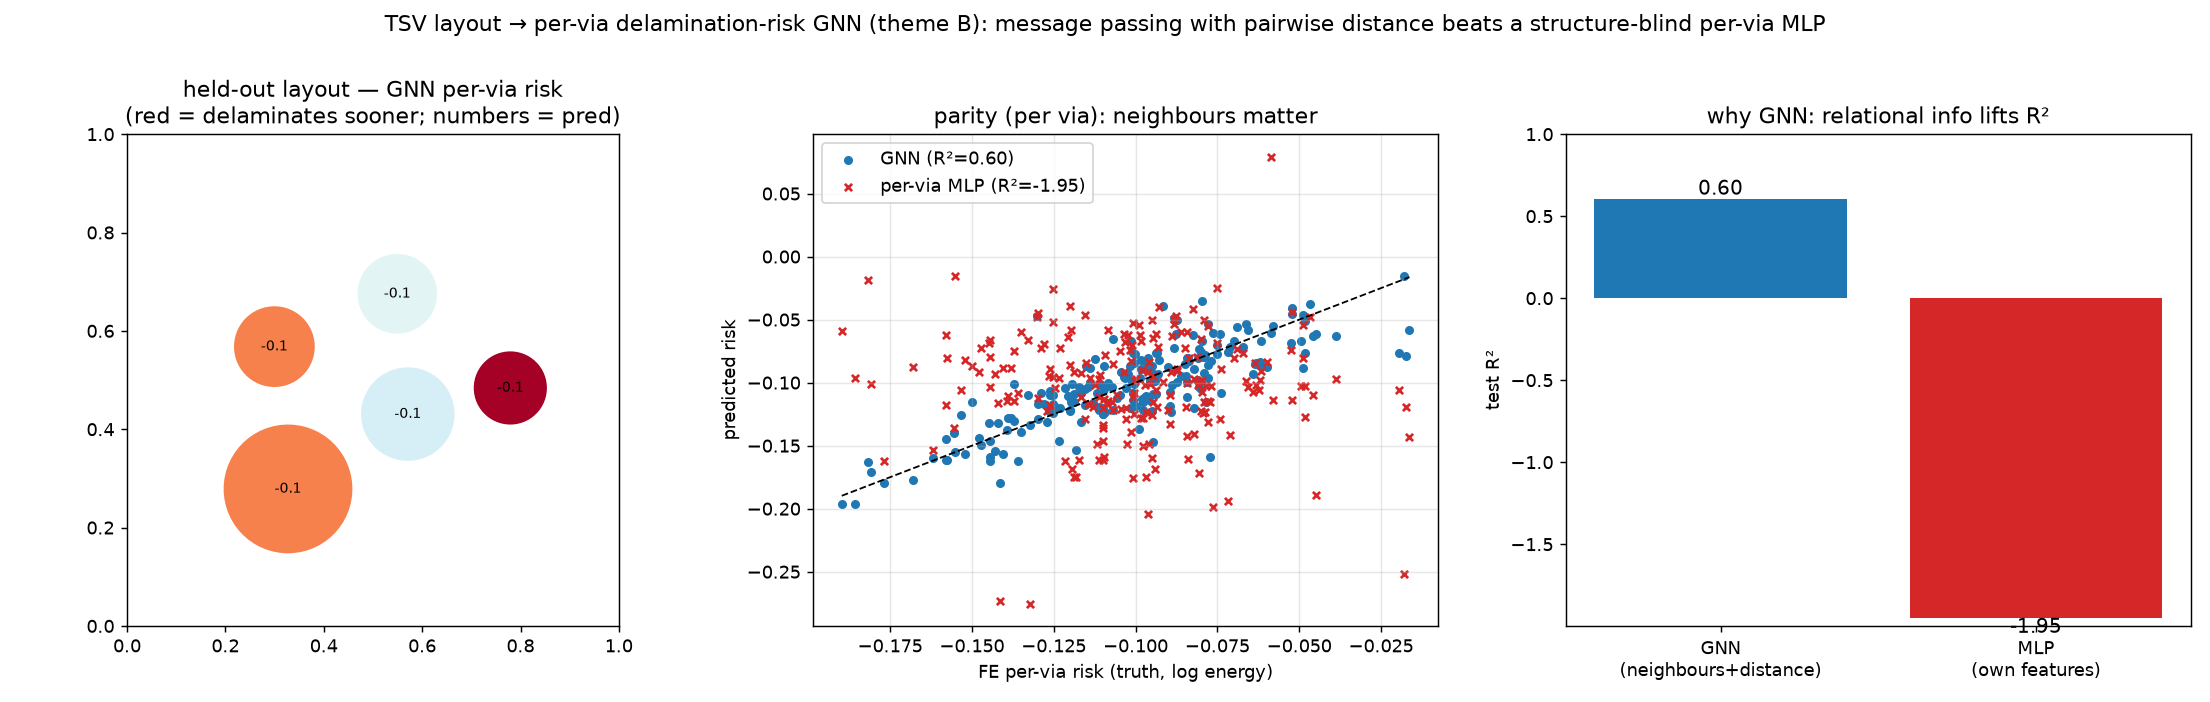

This chart was generated by the following Python code:
"""tsv_layout_gnn.py — theme B main step (research/RESEARCH_THEMES_muramatsu.md):
a graph neural network predicting *per-via* delamination risk from a TSV layout,
learned from finite-element ground truth. It makes the "why GNN" argument
concrete and fair: a via's risk is raised by its NEIGHBOURS (nearby vias / the
die edge concentrate interface stress), so message passing over the via graph —
with pairwise distance as an edge feature — beats a per-via MLP that sees only
the via's own features.

Pipeline:
  1. FE ground truth (cheap, physical): one *linear* thermoelastic solve at unit
     thermal load for a random multi-via Cu-in-Si layout. Per via, the peak
     interface elastic-energy density around it = its delamination risk
     (log10 energy; higher = delaminates sooner). Neighbour vias raise it — an
     interaction the linear solve captures. Consistent with the nonlinear
     phase-field demo tsv_interface_fracture.py ⑭.
  2. Graph: vias = nodes (features x, y, r, distance-to-edge); message passing
     uses edge features (centre distance, surface gap) — the relational signal.
  3. Baseline: same-capacity per-via MLP on OWN features only (no neighbours).
     The R² gap = the value of relational information.

Honest scope: linear-elastic risk proxy (no nonlinear propagation), illustrative
scaled thermal load, small random layouts (2–5 vias), minimal MPNN (repo core
uses GATv2). Concept seed for the theme-B reliability surrogate. Reuses
build_mesh (⑬).

Run:  python3 tsv_layout_gnn.py        (writes tsv_layout_gnn.png)
      python3 tsv_layout_gnn.py --help
"""
from __future__ import annotations

import argparse

import numpy as np
import scipy.sparse as sp
import scipy.sparse.linalg as spla
import torch
import torch.nn as nn

from phasefield_fracture_warmstart import build_mesh

SEED = 20260725
NU = 0.3
E_CU, E_SI = 1.1, 1.6
A_CU, A_SI = 1.0, 0.153
ELL = 0.03
MAXV = 5


def cmat(Emod):
    lam = Emod * NU / ((1 + NU) * (1 - 2 * NU)); mu = Emod / (2 * (1 + NU))
    return np.array([[lam + 2 * mu, lam, 0], [lam, lam + 2 * mu, 0], [0, 0, mu]])


def fe_geometry(n):
    nodes, tris = build_mesh(n)
    nel = len(tris); N = len(nodes)
    B = np.zeros((nel, 3, 6)); area = np.zeros(nel)
    for e, t in enumerate(tris):
        p = nodes[t]; x, y = p[:, 0], p[:, 1]
        A = 0.5 * ((x[1] - x[0]) * (y[2] - y[0]) - (x[2] - x[0]) * (y[1] - y[0]))
        b = np.array([y[1] - y[2], y[2] - y[0], y[0] - y[1]]) / (2 * A)
        c = np.array([x[2] - x[1], x[0] - x[2], x[1] - x[0]]) / (2 * A)
        area[e] = abs(A)
        for k in range(3):
            B[e, 0, 2 * k] = b[k]; B[e, 1, 2 * k + 1] = c[k]
            B[e, 2, 2 * k] = c[k]; B[e, 2, 2 * k + 1] = b[k]
    C1 = cmat(1.0)
    Ke0u = np.einsum("e,eki,kl,elj->eij", area, B, C1, B)
    fthu = np.einsum("e,eki,k->ei", area, B, C1 @ np.array([1.0, 1.0, 0.0]))
    udof = np.zeros((nel, 6), np.int64); udof[:, 0::2] = 2 * tris; udof[:, 1::2] = 2 * tris + 1
    rows = np.repeat(udof, 6, axis=1).ravel(); cols = np.tile(udof, (1, 6)).ravel()
    x, y = nodes[:, 0], nodes[:, 1]
    edge = np.where((x < 1e-9) | (x > 1 - 1e-9) | (y < 1e-9) | (y > 1 - 1e-9))[0]
    fixdof = np.concatenate([2 * edge, 2 * edge + 1]); free = np.setdiff1d(np.arange(2 * N), fixdof)
    cent = nodes[tris].mean(axis=1)
    return dict(N=N, B=B, Ke0u=Ke0u, fthu=fthu, udof=udof, rows=rows, cols=cols,
                free=free, cent=cent, C1=C1)


def risk_per_via(G, vias):
    cent = G["cent"]
    dc = np.stack([np.hypot(cent[:, 0] - cx, cent[:, 1] - cy) for (cx, cy, r) in vias])
    radii = np.array([r for (_, _, r) in vias])[:, None]
    incu = (dc < radii).any(axis=0)
    Emod = np.where(incu, E_CU, E_SI); alpha = np.where(incu, A_CU, A_SI)
    N = G["N"]
    K = sp.csr_matrix(((G["Ke0u"] * Emod[:, None, None]).ravel(), (G["rows"], G["cols"])),
                      shape=(2 * N, 2 * N))
    f = np.bincount(G["udof"].ravel(),
                    weights=((Emod * alpha)[:, None] * G["fthu"]).ravel(), minlength=2 * N)
    u = np.zeros(2 * N)
    u[G["free"]] = spla.spsolve(K[np.ix_(G["free"], G["free"])].tocsc(), f[G["free"]])
    eps = np.einsum("eij,ej->ei", G["B"], u[G["udof"]]) - alpha[:, None] * np.array([1.0, 1.0, 0.0])
    psi = 0.5 * Emod * np.einsum("ei,ij,ej->e", eps, G["C1"], eps)
    risk = []
    for i, (cx, cy, r) in enumerate(vias):
        band = np.abs(dc[i] - r) < 1.5 * ELL
        peak = np.quantile(psi[band], 0.9) if band.any() else psi.max()
        risk.append(float(np.log10(peak + 1e-30)))
    return np.array(risk)


def rand_layout(rng):
    n = rng.integers(2, MAXV + 1); vias = []
    for _ in range(200):
        if len(vias) == n:
            break
        r = rng.uniform(0.07, 0.13); cx, cy = rng.uniform(0.22, 0.78, size=2)
        if all(np.hypot(cx - vx, cy - vy) > (r + vr + 0.015) for vx, vy, vr in vias):
            vias.append((cx, cy, r))
    return vias


def feats(vias):
    v = np.array(vias)
    edge_dist = np.minimum.reduce([v[:, 0], 1 - v[:, 0], v[:, 1], 1 - v[:, 1]]) - v[:, 2]
    X = np.column_stack([v[:, 0], v[:, 1], v[:, 2], edge_dist])   # node features
    P = v[:, :3].copy()                                           # x,y,r for geometry
    return X, P


class MPNN(nn.Module):
    """Padded batched message-passing net; edge features = centre distance & gap."""
    def __init__(self, fin=4, h=32):
        super().__init__()
        self.enc = nn.Linear(fin, h)
        self.m1 = nn.Sequential(nn.Linear(2 * h + 2, h), nn.SiLU(), nn.Linear(h, h))
        self.u1 = nn.Sequential(nn.Linear(2 * h, h), nn.SiLU(), nn.Linear(h, h))
        self.m2 = nn.Sequential(nn.Linear(2 * h + 2, h), nn.SiLU(), nn.Linear(h, h))
        self.u2 = nn.Sequential(nn.Linear(2 * h, h), nn.SiLU(), nn.Linear(h, h))
        self.head = nn.Sequential(nn.Linear(h, h), nn.SiLU(), nn.Linear(h, 1))

    def mp(self, H, E, adj, msg, upd):
        B, n, h = H.shape
        Hi = H[:, :, None, :].expand(B, n, n, h)
        Hj = H[:, None, :, :].expand(B, n, n, h)
        m = msg(torch.cat([Hi, Hj, E], -1)) * adj[..., None]     # (B,n,n,h), masked
        magg = m.sum(2) / (adj.sum(2, keepdim=True) + 1e-9)      # mean over valid neighbours
        return upd(torch.cat([H, magg], -1)) + H                 # residual

    def forward(self, X, P, mask):
        B, n, _ = X.shape
        dx = P[:, :, 0:1] - P[:, None, :, 0]
        dy = P[:, :, 1:2] - P[:, None, :, 1]
        dist = torch.sqrt(dx * dx + dy * dy + 1e-9)
        gap = dist - P[:, :, 2:3] - P[:, None, :, 2]
        E = torch.stack([dist, gap], -1)                          # (B,n,n,2)
        eye = torch.eye(n)[None]
        adj = mask[:, None, :] * (1 - eye)                        # valid neighbours, no self
        H = torch.relu(self.enc(X))
        H = self.mp(H, E, adj, self.m1, self.u1)
        H = self.mp(H, E, adj, self.m2, self.u2)
        return self.head(H).squeeze(-1)                           # (B,n)


def pack(dset, MAXV):
    B = len(dset)
    X = np.zeros((B, MAXV, 4)); P = np.zeros((B, MAXV, 3)); Y = np.zeros((B, MAXV))
    M = np.zeros((B, MAXV))
    for i, (v, y) in enumerate(dset):
        Xi, Pi = feats(v); k = len(v)
        X[i, :k] = Xi; P[i, :k] = Pi; Y[i, :k] = y; M[i, :k] = 1.0
    return X, P, Y, M


def main():
    ap = argparse.ArgumentParser(description=__doc__,
                                 formatter_class=argparse.RawDescriptionHelpFormatter)
    ap.add_argument("--n", type=int, default=56, help="FE cells per side")
    ap.add_argument("--ntrain", type=int, default=150)
    ap.add_argument("--ntest", type=int, default=60)
    ap.add_argument("--epochs", type=int, default=800)
    ap.add_argument("--out", type=str, default="tsv_layout_gnn.png")
    args = ap.parse_args()

    torch.manual_seed(SEED); rng = np.random.default_rng(SEED)
    G = fe_geometry(args.n)
    data = []
    while len(data) < args.ntrain + args.ntest:
        v = rand_layout(rng)
        if len(v) >= 2:
            data.append((v, risk_per_via(G, v)))
    tr, te = data[:args.ntrain], data[args.ntrain:]

    Xtr, Ptr, Ytr, Mtr = pack(tr, MAXV); Xte, Pte, Yte, Mte = pack(te, MAXV)
    # standardise from train (masked)
    mtr = Mtr.astype(bool)
    fmu = Xtr[mtr].mean(0); fsd = Xtr[mtr].std(0) + 1e-6
    pmu = Ptr[mtr].mean(0); psd = Ptr[mtr].std(0) + 1e-6
    ymu = Ytr[mtr].mean(); ysd = Ytr[mtr].std()
    def norm(X, P, Y):
        return ((X - fmu) / fsd), ((P - pmu) / psd), ((Y - ymu) / ysd)
    Xtr_n, Ptr_n, Ytr_n = norm(Xtr, Ptr, Ytr); Xte_n, Pte_n, _ = norm(Xte, Pte, Yte)
    tX, tP, tY, tM = (torch.tensor(a, dtype=torch.float32) for a in (Xtr_n, Ptr_n, Ytr_n, Mtr))
    eX, eP, eM = (torch.tensor(a, dtype=torch.float32) for a in (Xte_n, Pte_n, Mte))

    net = MPNN()
    opt = torch.optim.Adam(net.parameters(), lr=3e-3, weight_decay=5e-4)
    for ep in range(args.epochs):
        pred = net(tX, tP, tM)
        loss = (((pred - tY) ** 2) * tM).sum() / tM.sum()
        opt.zero_grad(); loss.backward(); opt.step()
        if (ep + 1) % 300 == 0:
            print(f"[gnn] {ep+1}/{args.epochs}  mse {loss.item():.3e}")

    # baseline: per-via MLP on OWN features only
    Xf = torch.tensor(Xtr_n[mtr], dtype=torch.float32); Yf = torch.tensor(Ytr_n[mtr, None], dtype=torch.float32)
    mlp = nn.Sequential(nn.Linear(4, 48), nn.SiLU(), nn.Linear(48, 48), nn.SiLU(),
                        nn.Linear(48, 48), nn.SiLU(), nn.Linear(48, 1))
    opt2 = torch.optim.Adam(mlp.parameters(), lr=3e-3, weight_decay=5e-4)
    for ep in range(1500):
        loss = ((mlp(Xf) - Yf) ** 2).mean(); opt2.zero_grad(); loss.backward(); opt2.step()

    net.eval()
    with torch.no_grad():
        gp = net(eX, eP, eM).numpy()
    mte = Mte.astype(bool)
    gnn_p = gp[mte] * ysd + ymu
    with torch.no_grad():
        mlp_p = mlp(torch.tensor(Xte_n[mte], dtype=torch.float32)).numpy().ravel() * ysd + ymu
    y_true = Yte[mte]

    def r2(p, r):
        return float(1 - np.sum((p - r) ** 2) / np.sum((r - r.mean()) ** 2))

    r2g, r2m = r2(gnn_p, y_true), r2(mlp_p, y_true)
    print(f"\nper-via delamination risk (log energy)  "
          f"({len(tr)} train / {len(te)} test layouts, {mte.sum()} test vias)")
    print(f"  GNN (MPNN, sees neighbours+distance)  test R2 {r2g:.3f}")
    print(f"  MLP (per-via, own features only)      test R2 {r2m:.3f}")
    print(f"  -> relational info gain = {r2g - r2m:+.3f} R2")

    _plot(args.out, te, net, feats, fmu, fsd, pmu, psd, ymu, ysd,
          gnn_p, mlp_p, y_true, r2g, r2m)
    print(f"wrote {args.out}")


def _plot(out, te, net, feats_fn, fmu, fsd, pmu, psd, ymu, ysd, gnn_p, mlp_p, y_true, r2g, r2m):
    import matplotlib
    matplotlib.use("Agg")
    import matplotlib.pyplot as plt
    fig, ax = plt.subplots(1, 3, figsize=(17, 5.4))

    # pick a held-out layout with the most vias for the example
    vex, yex = max(te, key=lambda d: len(d[0]))
    Xe, Pe = feats_fn(vex); k = len(vex)
    Xp = np.zeros((1, MAXV, 4)); Pp = np.zeros((1, MAXV, 3)); Mp = np.zeros((1, MAXV))
    Xp[0, :k] = (Xe - fmu) / fsd; Pp[0, :k] = (Pe - pmu) / psd; Mp[0, :k] = 1
    with torch.no_grad():
        pv = net(torch.tensor(Xp, dtype=torch.float32), torch.tensor(Pp, dtype=torch.float32),
                 torch.tensor(Mp, dtype=torch.float32)).numpy()[0, :k] * ysd + ymu
    th = np.linspace(0, 2 * np.pi, 60)
    vmin, vmax = min(pv.min(), yex.min()), max(pv.max(), yex.max())
    cmap = plt.cm.RdYlBu_r
    for kk, (cx, cy, r) in enumerate(vex):
        ax[0].fill(cx + r * np.cos(th), cy + r * np.sin(th),
                   color=cmap((pv[kk] - vmin) / (vmax - vmin + 1e-9)))
        ax[0].text(cx, cy, f"{pv[kk]:.1f}", ha="center", va="center", fontsize=8)
    ax[0].set_xlim(0, 1); ax[0].set_ylim(0, 1); ax[0].set_aspect("equal")
    ax[0].set_title("held-out layout — GNN per-via risk\n(red = delaminates sooner; numbers = pred)")

    lo, hi = y_true.min(), y_true.max()
    ax[1].plot([lo, hi], [lo, hi], "k--", lw=1)
    ax[1].scatter(y_true, gnn_p, s=16, color="#1f77b4", label=f"GNN (R²={r2g:.2f})")
    ax[1].scatter(y_true, mlp_p, s=16, color="#d62728", marker="x", label=f"per-via MLP (R²={r2m:.2f})")
    ax[1].set_xlabel("FE per-via risk (truth, log energy)"); ax[1].set_ylabel("predicted risk")
    ax[1].set_title("parity (per via): neighbours matter"); ax[1].legend(); ax[1].grid(True, alpha=0.3)

    ax[2].bar([0, 1], [r2g, r2m], color=["#1f77b4", "#d62728"])
    ax[2].set_xticks([0, 1]); ax[2].set_xticklabels(["GNN\n(neighbours+distance)", "MLP\n(own features)"])
    ax[2].set_ylabel("test R²"); ax[2].set_ylim(min(0, r2m) - 0.05, 1.0)
    ax[2].set_title("why GNN: relational info lifts R²")
    for i, v in enumerate([r2g, r2m]):
        ax[2].text(i, v, f"{v:.2f}", ha="center", va="bottom" if v >= 0 else "top", fontsize=11)

    fig.suptitle("TSV layout → per-via delamination-risk GNN (theme B): message passing with pairwise "
                 "distance beats a structure-blind per-via MLP", fontsize=12)
    fig.tight_layout(rect=[0, 0, 1, 0.95])
    fig.savefig(out, dpi=130)


if __name__ == "__main__":
    main()
